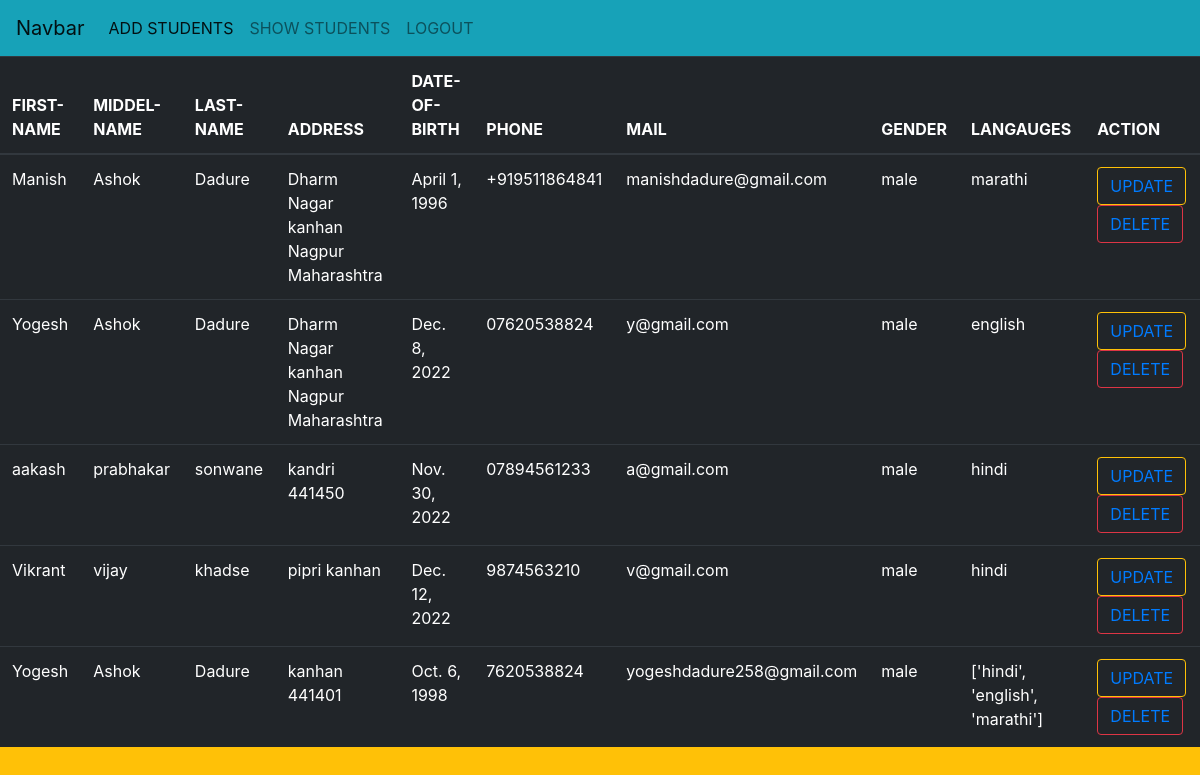
Screenshot of /a1/rv/ (signed in) with the database file from the repository.
### curd_app/models.py (models this page shows)
class Student(models.Model):
    fname = models.CharField(max_length=50)
    mname = models.CharField(max_length=50)
    lname = models.CharField(max_length=50)
    address = models.CharField(max_length=100)
    dob = models.DateField()
    phone = models.CharField(max_length=16)
    mail = models.EmailField()
    gender = models.CharField(max_length=50)
    langauges = models.CharField(max_length=200)

### curd_app/views.py (the view)
# urls.py: path('rv/', views.StudentRetrieve.as_view(), name='retrieve_url'),
@method_decorator(login_required, name='dispatch')
class StudentRetrieve(ListView):
    model = Student

### templates/curd_app/student_list.html (shortened to what this page needs)
{% extends 'layout.html' %}
{% block content %}
     <table class="table table-dark">
       <thead>
          <tr>
              <th>FIRST-NAME</th>
              <th>MIDDEL-NAME</th>
              <th>LAST-NAME</th>
              <th>ADDRESS</th>
              <th>DATE-OF-BIRTH</th>
              <th>PHONE</th>
              <th>MAIL</th>
              <th>GENDER</th>
              <th>LANGAUGES</th>
              <th>ACTION</th>
          </tr>
       </thead>
       <tbody>
          {% for student in object_list %}
          <tr>
            <td>{{student.fname}}</td>
            <td>{{student.mname}}</td>
            <td>{{student.lname}}</td>
            <td>{{student.address}}</td>
            <td>{{student.dob}}</td>
            <td>{{student.phone}}</td>
            <td>{{student.mail}}</td>
            <td>{{student.gender}}</td>
            <td>{{student.langauges}}</td>
            <td>
              <button class="btn btn-outline-warning"><a href="{% url 'update_url' student.id %}">UPDATE</a></button>
              <button class="btn btn-outline-danger"><a href="{% url 'delete_url' student.id %}">DELETE</a></button>
            </td>
          </tr>
          {% endfor %}
       </tbody>
     </table>
{% endblock %}

### templates/layout.html (shortened to what this page needs)
<!DOCTYPE html>
<html lang="en">
<head>
    <link rel="stylesheet" href="https://cdn.jsdelivr.net/npm/bootstrap@4.0.0/dist/css/bootstrap.min.css">
</head>
<body class="bg-warning">
  <nav class="navbar navbar-expand-lg navbar-light bg-info">
  <a class="navbar-brand" href="#">Navbar</a>
  <div class="collapse navbar-collapse" id="navbarNav">
    <ul class="navbar-nav">
      <li class="nav-item active">
        <a class="nav-link" href="{% url 'create_url' %}">ADD STUDENTS <span class="sr-only">(current)</span></a>
      </li>
      <li class="nav-item">
        <a class="nav-link" href="{% url 'retrieve_url' %}">SHOW STUDENTS</a>
      </li>
      <li class="nav-item">
          {% if user.is_authenticated %}
        <a class="nav-link" href="{% url 'logout_url' %}">LOGOUT</a>
      </li>
        {% endif %}
    </ul>
  </div>
</nav>
    {% block content %}
    {% endblock %}
</body>
</html>

### rows the page displays
Student: fname "Manish", mname "Ashok", lname "Dadure", address "Dharm Nagar kanhan Nagpur Maharashtra", dob "April 1, 1996", phone "+919511864841", mail "manishdadure@gmail.com", gender "male", langauges "marathi"
Student: fname "Yogesh", mname "Ashok", lname "Dadure", address "Dharm Nagar kanhan Nagpur Maharashtra", dob "Dec. 8, 2022", phone "07620538824", mail "y@gmail.com", gender "male", langauges "english"
Student: fname "aakash", mname "prabhakar", lname "sonwane", address "kandri 441450", dob "Nov. 30, 2022", phone "07894561233", mail "a@gmail.com", gender "male", langauges "hindi"
Student: fname "Vikrant", mname "vijay", lname "khadse", address "pipri kanhan", dob "Dec. 12, 2022", phone "9874563210", mail "v@gmail.com", gender "male", langauges "hindi"
Student: fname "Yogesh", mname "Ashok", lname "Dadure", address "kanhan 441401", dob "Oct. 6, 1998", phone "7620538824", mail "yogeshdadure258@gmail.com", gender "male", langauges "['hindi', 'english', 'marathi']"
